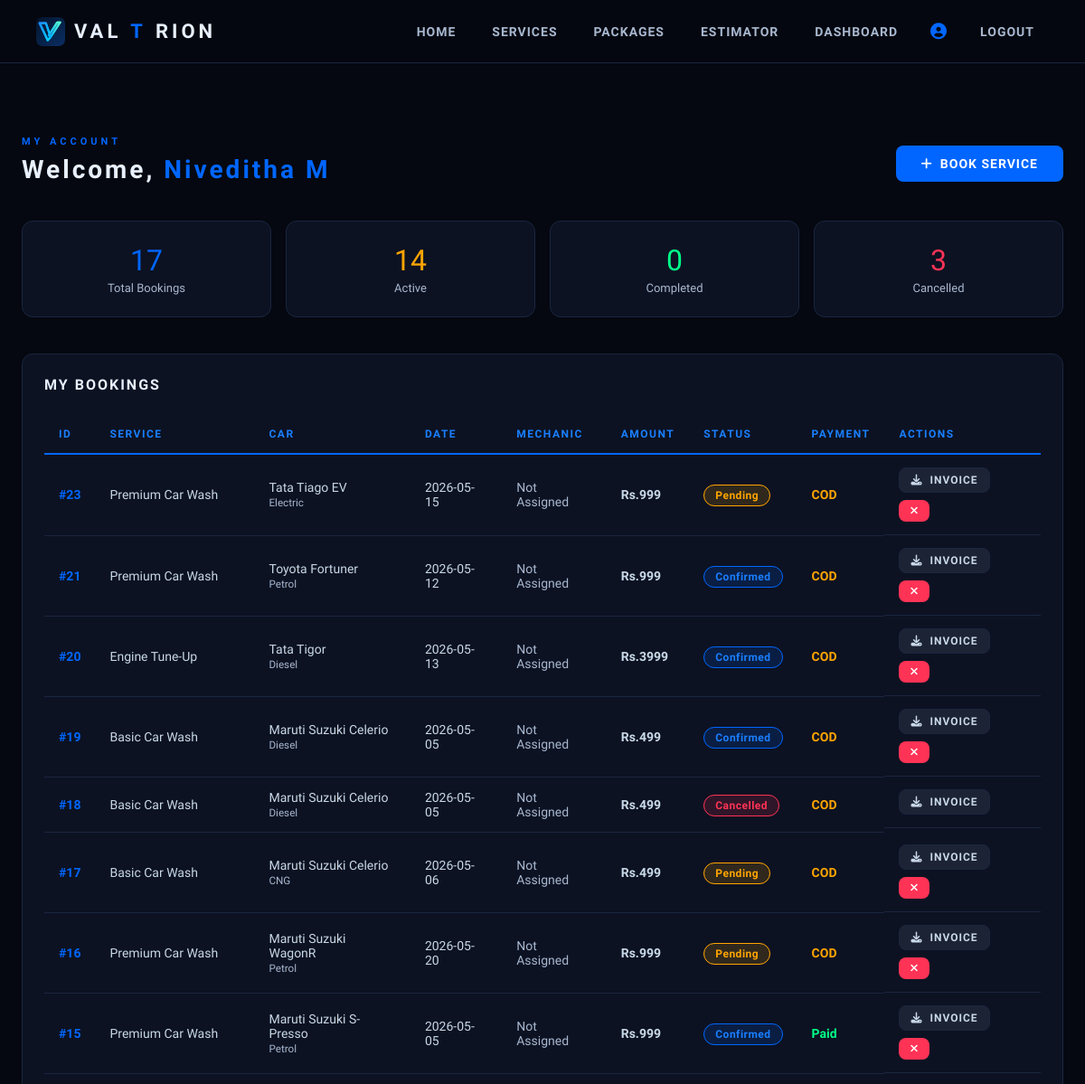
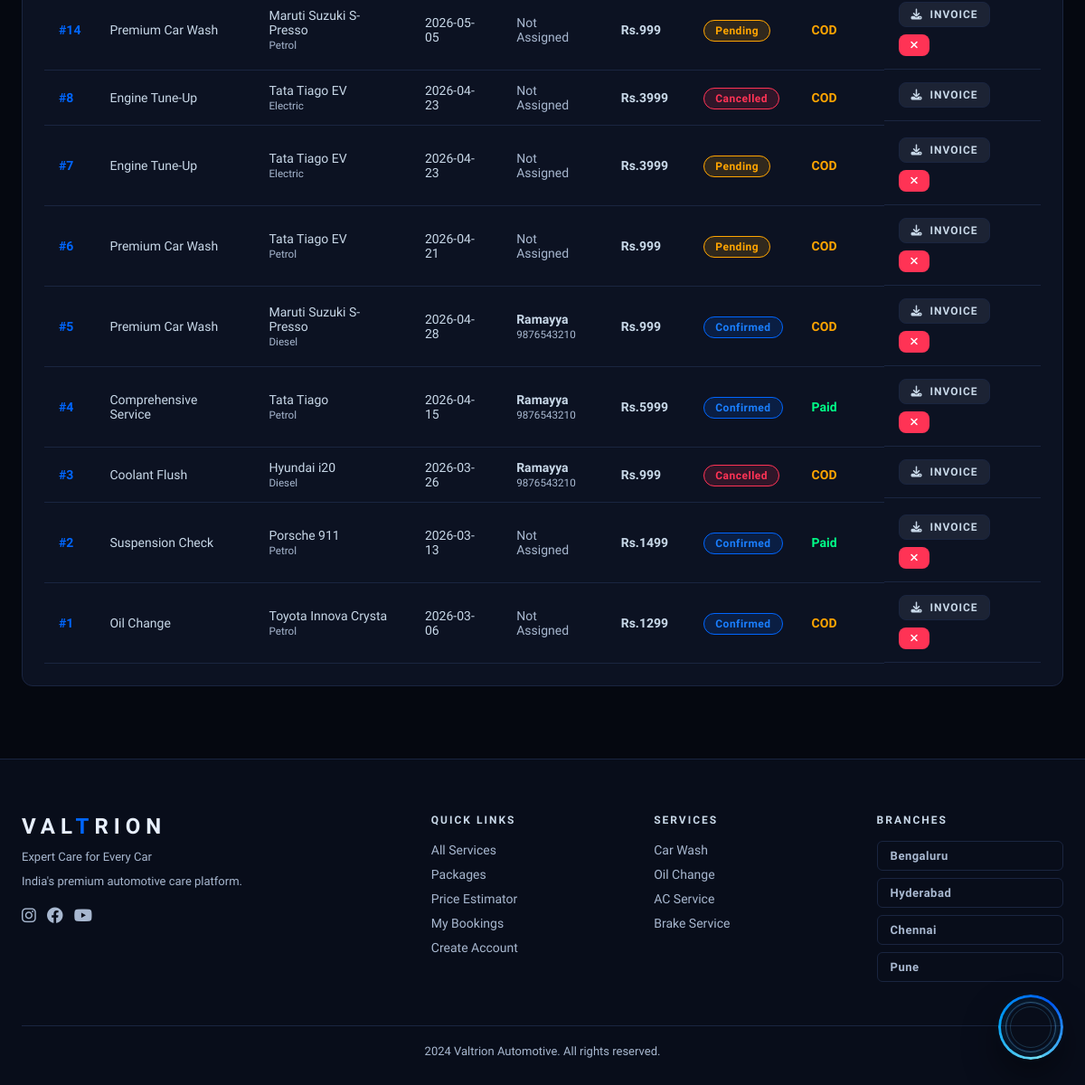
Page /dashboard (signed in) on the committed database (2 pictures, top to bottom).
### app/models.py (models this page shows)
class User(db.Model, UserMixin):
    id            = db.Column(db.Integer, primary_key=True)
    name          = db.Column(db.String(100), nullable=False)
    email         = db.Column(db.String(120), unique=True, nullable=False)
    phone         = db.Column(db.String(15), nullable=False)
    password      = db.Column(db.String(200), nullable=False)
    role          = db.Column(db.String(20), default='customer')
    address       = db.Column(db.String(300))
    created_at    = db.Column(db.DateTime, default=datetime.utcnow)
    bookings      = db.relationship('Booking', backref='customer', lazy=True)
    messages      = db.relationship('ChatMessage', backref='user_ref', lazy=True)

class Booking(db.Model):
    id               = db.Column(db.Integer, primary_key=True)
    user_id          = db.Column(db.Integer, db.ForeignKey('user.id'), nullable=False)
    service_id       = db.Column(db.Integer, db.ForeignKey('service.id'), nullable=False)
    mechanic_id      = db.Column(db.Integer, db.ForeignKey('mechanic.id'), nullable=True)
    customer_name    = db.Column(db.String(100))
    customer_phone   = db.Column(db.String(15))
    car_brand        = db.Column(db.String(50))
    car_model        = db.Column(db.String(50))
    car_number       = db.Column(db.String(20))
    fuel_type        = db.Column(db.String(20))
    pickup_address   = db.Column(db.String(200))
    preferred_date   = db.Column(db.String(50))
    status           = db.Column(db.String(30), default='Pending')
    total_amount     = db.Column(db.Float)
    payment_status   = db.Column(db.String(20), default='Unpaid')
    payment_method   = db.Column(db.String(30))
    payment_ref      = db.Column(db.String(100))
    created_at       = db.Column(db.DateTime, default=datetime.utcnow)
    service          = db.relationship('Service', backref='bookings')
    mechanic         = db.relationship('Mechanic', backref='bookings')

class Service(db.Model):
    id          = db.Column(db.Integer, primary_key=True)
    name        = db.Column(db.String(100), nullable=False)
    description = db.Column(db.Text)
    price       = db.Column(db.Float, nullable=False)
    duration    = db.Column(db.String(50))
    category    = db.Column(db.String(50))
    icon        = db.Column(db.String(100))
    is_active   = db.Column(db.Boolean, default=True)

class Mechanic(db.Model):
    id       = db.Column(db.Integer, primary_key=True)
    name     = db.Column(db.String(100), nullable=False)
    phone    = db.Column(db.String(15))
    specialty= db.Column(db.String(100))
    is_active= db.Column(db.Boolean, default=True)

### app/routes/main.py (the view)
@main.route('/dashboard')
@login_required
def dashboard():
    bookings = Booking.query.filter_by(user_id=current_user.id).order_by(Booking.created_at.desc()).all()
    return render_template('dashboard.html', bookings=bookings)

### app/models.py (called while the page is built)
@login_manager.user_loader
def load_user(user_id):
    return User.query.get(int(user_id))

### app/templates/dashboard.html (shortened to what this page needs)
{% extends 'base.html' %}
{% block content %}
<section class="section">
<div class="container">
    <div class="dash-head" style="display:flex;justify-content:space-between;align-items:center;margin-bottom:32px;">
        <div>
            <p class="section-label">MY ACCOUNT</p>
            <h2 class="section-title">Welcome, <span>{{ current_user.name }}</span></h2>
        </div>
        <a href="{{ url_for('main.services') }}" class="btn btn-primary"><i class="fa fa-plus"></i> Book Service</a>
    </div>
    <div class="dash-stats" style="display:grid;grid-template-columns:repeat(4,1fr);gap:16px;margin-bottom:40px;">
        {% set total = bookings|length %}
        {% set completed = bookings|selectattr('status','eq','Completed')|list|length %}
        {% set pending = bookings|selectattr('status','in',['Pending','Confirmed'])|list|length %}
        {% set cancelled = bookings|selectattr('status','eq','Cancelled')|list|length %}
        <div class="card" style="text-align:center;">
            <div style="font-family:'Orbitron';font-size:32px;color:var(--blue);">{{ total }}</div>
            <div style="color:var(--silver);font-size:13px;margin-top:4px;">Total Bookings</div>
        </div>
        <div class="card" style="text-align:center;">
            <div style="font-family:'Orbitron';font-size:32px;color:orange;">{{ pending }}</div>
            <div style="color:var(--silver);font-size:13px;margin-top:4px;">Active</div>
        </div>
        <div class="card" style="text-align:center;">
            <div style="font-family:'Orbitron';font-size:32px;color:var(--green);">{{ completed }}</div>
            <div style="color:var(--silver);font-size:13px;margin-top:4px;">Completed</div>
        </div>
        <div class="card" style="text-align:center;">
            <div style="font-family:'Orbitron';font-size:32px;color:var(--red);">{{ cancelled }}</div>
            <div style="color:var(--silver);font-size:13px;margin-top:4px;">Cancelled</div>
        </div>
    </div>
    <div class="card">
        <h3 style="font-family:'Orbitron';font-size:16px;letter-spacing:2px;margin-bottom:24px;">MY BOOKINGS</h3>
        {% if bookings %}
        <div style="overflow-x:auto;">
        <table class="vt">
            <thead>
                <tr>
                    <th>ID</th>
                    <th>Service</th>
                    <th>Car</th>
                    <th>Date</th>
                    <th>Mechanic</th>
                    <th>Amount</th>
                    <th>Status</th>
                    <th>Payment</th>
                    <th>Actions</th>
                </tr>
            </thead>
            <tbody>
                {% for b in bookings %}
                <tr>
                    <td style="color:var(--blue);font-weight:700;">#{{ b.id }}</td>
                    <td>{{ b.service.name }}</td>
                    <td>{{ b.car_brand }} {{ b.car_model }}<br><small style="color:var(--silver);">{{ b.fuel_type }}</small></td>
                    <td>{{ b.preferred_date[:10] if b.preferred_date else '-' }}</td>
                    <td>
                        {% if b.mechanic %}
                            <div style="font-weight:600;">{{ b.mechanic.name }}</div>
                            <small style="color:var(--silver);">{{ b.mechanic.phone or 'Assigned' }}</small>
                        {% else %}
                            <span style="color:var(--silver);">Not Assigned</span>
                        {% endif %}
                    </td>
                    <td style="font-weight:700;">Rs.{{ "%.0f"|format(b.total_amount) if b.total_amount else '-' }}</td>
                    <td><span class="badge badge-{{ b.status.lower().replace(' ','-') }}">{{ b.status }}</span></td>
                    <td>
                        {% if b.payment_status == 'Paid' %}
                            <span style="color:var(--green);font-weight:600;">{{ b.payment_status }}</span>
                        {% else %}
                            <span style="color:orange;font-weight:600;">{{ b.payment_status }}</span>
                        {% endif %}
                    </td>
                    <td style="display:flex;gap:8px;flex-wrap:wrap;">
                        <a href="{{ url_for('booking.download_invoice', booking_id=b.id) }}" class="btn btn-silver" style="padding:6px 12px;font-size:12px;" target="_blank">
                            <i class="fa fa-download"></i> Invoice
                        </a>
                        {% if b.status not in ['Completed','Cancelled'] %}
                        <a href="{{ url_for('booking.cancel_booking', booking_id=b.id) }}" class="btn btn-danger" style="padding:6px 12px;font-size:12px;" onclick="return confirm('Cancel this booking?')">
                            <i class="fa fa-times"></i>
                        </a>
                        {% endif %}
                    </td>
                </tr>
                {% endfor %}
            </tbody>
        </table>
        </div>
        {% endif %}
    </div>
</div>
</section>
{% endblock %}

### app/templates/base.html (style rules this page uses)
:root { --black: #050810; --dark: #080d1a; --card: #0c1222; --border: #1a2540; --blue: #0066FF; --blue-bright: #1a7fff; --blue-glow: rgba(0,102,255,0.3); --silver: #a8b8d0; --silver-light: #c8d8e8; --white: #e8f0ff; --green: #00ff88; --red: #ff3355; }
* { margin:0; padding:0; box-sizing:border-box; }
html { scroll-behavior:smooth; }
body { background:var(--black); color:var(--white); font-family:'Rajdhani',sans-serif; font-size:16px; overflow-x:hidden; }
.btn { display:inline-flex; align-items:center; gap:8px; padding:12px 28px; border-radius:8px; font-family:'Rajdhani',sans-serif; font-weight:700; font-size:14px; letter-spacing:1px; text-transform:uppercase; cursor:pointer; border:none; transition:all 0.3s; text-decoration:none; }
.btn-primary { background:var(--blue); color:white; }
.btn-silver { background:rgba(168,184,208,0.1); color:var(--silver-light); border:1px solid var(--border); }
.btn-danger { background:var(--red); color:white; }
.card { background:var(--card); border:1px solid var(--border); border-radius:12px; padding:24px; transition:all 0.3s; }
.section { padding:80px 0; }
.container { max-width:1200px; margin:0 auto; padding:0 24px; }
.section-title { font-family:'Orbitron',monospace; font-size:28px; font-weight:700; letter-spacing:3px; color:var(--white); margin-bottom:8px; }
.section-title span { color:var(--blue); }
.section-label { font-size:11px; letter-spacing:4px; color:var(--blue); text-transform:uppercase; font-weight:700; margin-bottom:8px; }
.badge { padding:4px 12px; border-radius:20px; font-size:12px; font-weight:700; letter-spacing:0.5px; }
.badge-pending { background:rgba(255,165,0,0.15); color:orange; border:1px solid orange; }
.badge-confirmed { background:rgba(0,102,255,0.15); color:var(--blue-bright); border:1px solid var(--blue); }
.badge-cancelled { background:rgba(255,51,85,0.15); color:var(--red); border:1px solid var(--red); }
.vt { width:100%; border-collapse:collapse; }
.vt thead tr { border-bottom:2px solid var(--blue); }
.vt th { padding:14px 16px; text-align:left; font-size:12px; letter-spacing:1.5px; text-transform:uppercase; color:var(--blue-bright); font-weight:700; }
.vt td { padding:14px 16px; border-bottom:1px solid var(--border); font-size:14px; color:var(--silver-light); }

### rows in the picture
User: name "Niveditha M"
Booking: id "23", service.name "Premium Car Wash", car_brand "Tata", car_model "Tiago EV", fuel_type "Electric", preferred_date "2026-05-15", shows "Not Assigned", total_amount "999", status "Pending", payment_status "COD"
Booking: id "21", service.name "Premium Car Wash", car_brand "Toyota", car_model "Fortuner", fuel_type "Petrol", preferred_date "2026-05-12", shows "Not Assigned", total_amount "999", status "Confirmed", payment_status "COD"
Booking: id "20", service.name "Engine Tune-Up", car_brand "Tata", car_model "Tigor", fuel_type "Diesel", preferred_date "2026-05-13", shows "Not Assigned", total_amount "3999", status "Confirmed", payment_status "COD"
Booking: id "19", service.name "Basic Car Wash", car_brand "Maruti Suzuki", car_model "Celerio", fuel_type "Diesel", preferred_date "2026-05-05", shows "Not Assigned", total_amount "499", status "Confirmed", payment_status "COD"
Booking: id "18", service.name "Basic Car Wash", car_brand "Maruti Suzuki", car_model "Celerio", fuel_type "Diesel", preferred_date "2026-05-05", shows "Not Assigned", total_amount "499", status "Cancelled", payment_status "COD"
Booking: id "17", service.name "Basic Car Wash", car_brand "Maruti Suzuki", car_model "Celerio", fuel_type "CNG", preferred_date "2026-05-06", shows "Not Assigned", total_amount "499", status "Pending", payment_status "COD"
Booking: id "16", service.name "Premium Car Wash", car_brand "Maruti Suzuki", car_model "WagonR", fuel_type "Petrol", preferred_date "2026-05-20", shows "Not Assigned", total_amount "999", status "Pending", payment_status "COD"
Booking: id "15", service.name "Premium Car Wash", car_brand "Maruti Suzuki", car_model "S-Presso", fuel_type "Petrol", preferred_date "2026-05-05", shows "Not Assigned", total_amount "999", status "Confirmed", payment_status "Paid"
Booking: id "14", service.name "Premium Car Wash", car_brand "Maruti Suzuki", car_model "S-Presso", fuel_type "Petrol", preferred_date "2026-05-05", shows "Not Assigned", total_amount "999", status "Pending", payment_status "COD"
Booking: id "8", service.name "Engine Tune-Up", car_brand "Tata", car_model "Tiago EV", fuel_type "Electric", preferred_date "2026-04-23", shows "Not Assigned", total_amount "3999", status "Cancelled", payment_status "COD"
Booking: id "7", service.name "Engine Tune-Up", car_brand "Tata", car_model "Tiago EV", fuel_type "Electric", preferred_date "2026-04-23", shows "Not Assigned", total_amount "3999", status "Pending", payment_status "COD"
Booking: id "6", service.name "Premium Car Wash", car_brand "Tata", car_model "Tiago EV", fuel_type "Petrol", preferred_date "2026-04-21", shows "Not Assigned", total_amount "999", status "Pending", payment_status "COD"
Booking: id "5", service.name "Premium Car Wash", car_brand "Maruti Suzuki", car_model "S-Presso", fuel_type "Diesel", preferred_date "2026-04-28", mechanic.name "Ramayya", mechanic "9876543210", total_amount "999", status "Confirmed", payment_status "COD"
Booking: id "4", service.name "Comprehensive Service", car_brand "Tata", car_model "Tiago", fuel_type "Petrol", preferred_date "2026-04-15", mechanic.name "Ramayya", mechanic "9876543210", total_amount "5999", status "Confirmed", payment_status "Paid"
Booking: id "3", service.name "Coolant Flush", car_brand "Hyundai", car_model "i20", fuel_type "Diesel", preferred_date "2026-03-26", mechanic.name "Ramayya", mechanic "9876543210", total_amount "999", status "Cancelled", payment_status "COD"
Booking: id "2", service.name "Suspension Check", car_brand "Porsche", car_model "911", fuel_type "Petrol", preferred_date "2026-03-13", shows "Not Assigned", total_amount "1499", status "Confirmed", payment_status "Paid"
Booking: id "1", service.name "Oil Change", car_brand "Toyota", car_model "Innova Crysta", fuel_type "Petrol", preferred_date "2026-03-06", shows "Not Assigned", total_amount "1299", status "Confirmed", payment_status "COD"

### other values in the picture
{{ total }} "17"
{{ pending }} "14"
{{ completed }} "0"
{{ cancelled }} "3"
